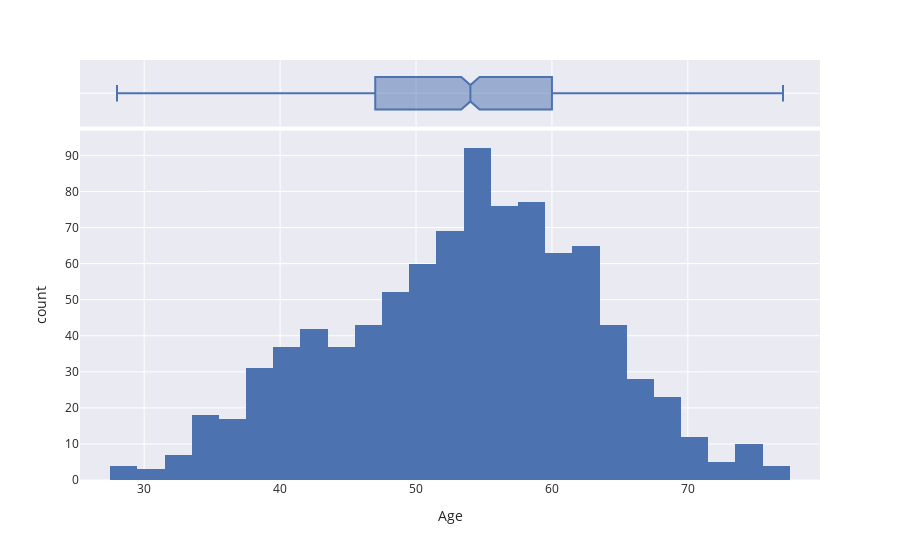

This figure's notebook cell:
### Code cell
fig = px.histogram(heart_data, x='Age', marginal='box', template = "seaborn")
fig.show()

### Figure 1 — Plotly figure (JSON) as saved in the notebook; plotly's stock layout.template omitted (floating-point values rounded to 4 significant figures; data arrays with more than 128 entries replaced by an {"elided": "..."} marker saying what was removed)
{"data": [{"alignmentgroup": "True", "bingroup": "x", "hovertemplate": "Age=%{x}<br>count=%{y}<extra></extra>", "legendgroup": "", "marker": {"color": "rgb(76,114,176)", "pattern": {"shape": ""}}, "name": "", "offsetgroup": "", "orientation": "v", "showlegend": false, "type": "histogram", "x": {"elided": "918 int values"}, "xaxis": "x", "yaxis": "y"}, {"alignmentgroup": "True", "hovertemplate": "Age=%{x}<extra></extra>", "legendgroup": "", "marker": {"color": "rgb(76,114,176)"}, "name": "", "notched": true, "offsetgroup": "", "showlegend": false, "type": "box", "x": {"elided": "918 int values"}, "xaxis": "x2", "yaxis": "y2"}], "layout": {"barmode": "relative", "legend": {"tracegroupgap": 0}, "margin": {"t": 60}, "xaxis": {"anchor": "y", "domain": [0, 1], "title": {"text": "Age"}}, "xaxis2": {"anchor": "y2", "domain": [0, 1], "matches": "x", "showticklabels": false}, "yaxis": {"anchor": "x", "domain": [0, 0.8316], "title": {"text": "count"}}, "yaxis2": {"anchor": "x2", "domain": [0.8416, 1], "matches": "y2", "showline": false, "showticklabels": false, "ticks": ""}}}
